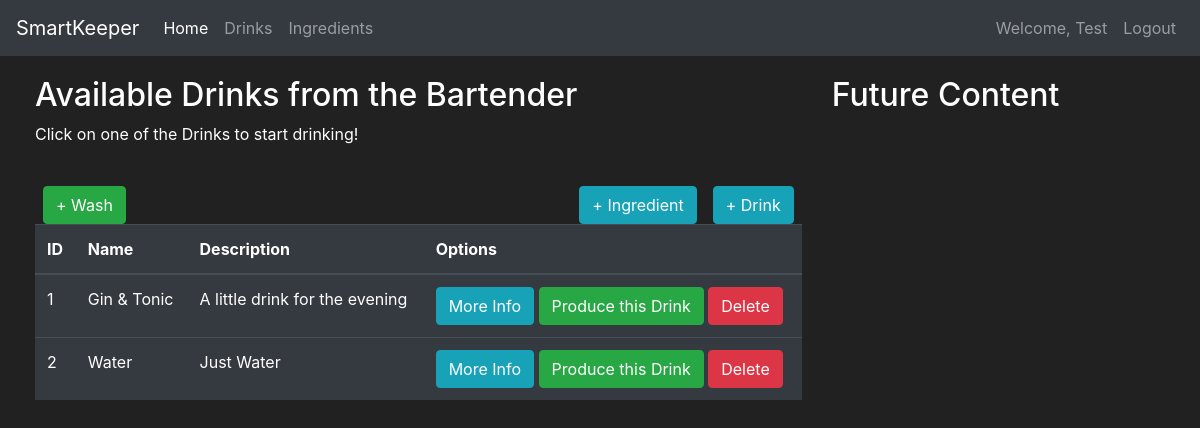
Before: /drinks (signed in) with the older database file.
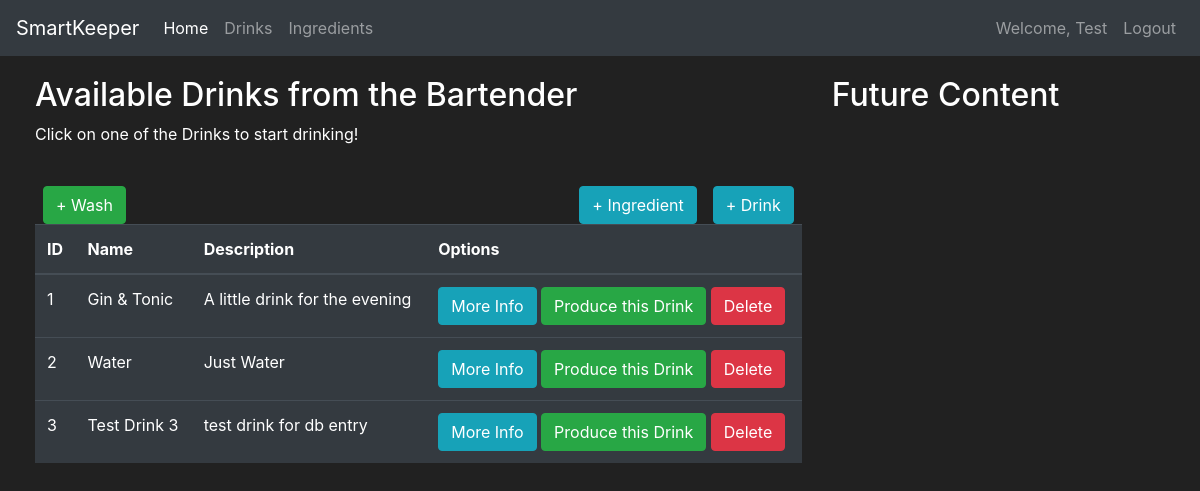
After: the same page with the newer database file.
### drinks/models.py (models this page shows, shortened)
class Drink(db.Model):
    id = db.Column(db.Integer(), primary_key=True)
    name = db.Column(db.String(length=30), nullable=False, unique=True)
    description = db.Column(db.String(length=1024), nullable=False)
    mapping = db.relationship("Map", backref="drink", lazy=True)

### drinks/routes.py (the view, shortened to what this page needs)
@app.route("/drinks", methods=["GET", "POST"])
@login_required
def drinks_page():
    mix_form = MixDrinkForm()
    addIngredient_form = AddIngredientForm()
    deleteDrink_form = DeleteDrinkForm()
    wash_form = WashForm()
    _list = db.session.query(Ingredient.name).all()
    list = [value for value, in _list]
    addDrink_form = AddDrinkForm()
    addDrink_form.ingredientChoice_1.choices = list
    addDrink_form.ingredientChoice_2.choices = list
    addDrink_form.ingredientChoice_3.choices = list
    if request.method == "GET":
        drinks = Drink.query.order_by(Drink.id.asc()).all()
        list = db.session.query(Drink, Ingredient, Map).filter(Drink.id == Map.drinkID).filter(Map.ingredientID == Ingredient.id).order_by(Drink.id.asc()).all()
        return render_template("drinks.html", wash_form=wash_form, list=list, drinks=drinks, mix_form=mix_form, addDrink_form=addDrink_form, addIngredient_form=addIngredient_form, deleteDrink_form=deleteDrink_form)

### drinks/models.py (called while the page is built)
@login_manager.user_loader
def load_user(user_id):
    return User.query.get(int(user_id))

### drinks/templates/drinks.html (shortened to what this page needs)
{% extends 'base.html' %}
{% block content %}
<div class="row" style="margin-top:20px; margin-left:20px">
  <div class="col-8">
    <h2>Available Drinks from the Bartender</h2>
    <p>Click on one of the Drinks to start drinking!</p>
    <br>
    <button class="btn btn-outline btn-success mx-2" data-toggle="modal" data-target="#Modal-Wash" style="float: left;">
      <span aria-hidden="true">&#43; Wash</span>
    </button>
    <button class="btn btn-outline btn-info mx-2" data-toggle="modal" data-target="#Modal-AddingDrink" style="float: right;">
      <span aria-hidden="true">&#43; Drink</span>
    </button>
    <button class="btn btn-outline btn-info mx-2" data-toggle="modal" data-target="#Modal-AddingIngredient" style="float: right;">
      <span aria-hidden="true">&#43; Ingredient</span>
    </button>
    <table class="table table-hover table-dark">
      <thead>
        <tr>
          <th scope="col">ID</th>
          <th scope="col">Name</th>
          <th scope="col">Description</th>
          <th scope="col">Options</th>
        </tr>
      </thead>
      <tbody>
        {% for drink in drinks %}
        <tr>
          <td>{{ drink.id }}</td>
          <td>{{ drink.name }}</td>
          <td>{{ drink.description }}</td>
          <td>
            <button class="btn btn-outline btn-info" data-toggle="modal"
              data-target="#Modal-MoreInfo-{{ drink.id }}">More Info</button>
            <button class="btn btn-outline btn-success" data-toggle="modal"
              data-target="#Modal-PurchaseConfirm-{{ drink.id }}">Produce this Drink</button>
            <button class="btn btn-outline btn-danger" data-toggle="modal"
              data-target="#Modal-DeleteDrinkConfirm-{{ drink.id }}">Delete</button>
          </td>
        </tr>
        {% endfor %}
      </tbody>
    </table>
  </div>
  <div class="col-4">
    <h2>Future Content</h2>
    <br>
    <br>
  </div>
</div>
{% endblock %}

Changed rows visible on the page:
added Drink: id "3", name "Test Drink 3", description "test drink for db entry"
